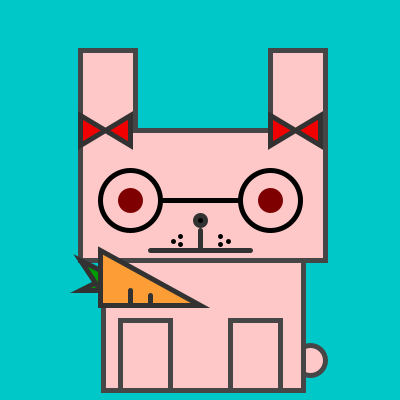
Frame 1 (no input)
Frame 60 (the mouse pressed at the canvas centre just before this capture): identical to frame 1, image omitted
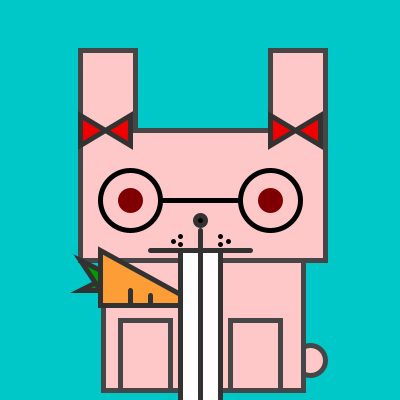
Frame 120 (the mouse held since frame 60 and released just before this capture)

The Processing sketch that drew these frames (run headless with seeded random() and noise(); from frame 60 on, the mouse is pressed at the canvas centre):

// Processing sketch: processing_92837
// ── processing_92837.pde

void setup() {
  size(400, 400);
  smooth();
  strokeWeight(5);
}
void draw() {
  background(0, 200, 200);
  stroke(70);

  fill(255, 200, 200);
  ellipse(310, 360, 30, 30);
  rect(80, 50, 55, 100);
  rect(270, 50, 55, 100);
  rect(80, 130, 245, 130);
  rect(103, 260, 200, 130);
  rect(120, 320, 50, 70);
  rect(230, 320, 50, 70);




  stroke(0);
  ellipse(130, 200, 60, 60);
  ellipse(270, 200, 60, 60);

  point(220, 236);
  point(220, 244);
  point(228, 241);

  point(180, 236);
  point(180, 244);
  point(173, 241);

  fill(127, 0, 0);
  stroke(127, 0, 0);
  ellipse(130, 200, 20, 20);
  ellipse(270, 200, 20, 20);
  stroke(0);
  line(160, 200, 237, 200);
  
  stroke(50);
  fill(253, 157, 54);
  triangle(200, 305, 100, 250, 100, 305);

  fill(0, 157, 0);
  triangle(80, 290, 100, 280, 100, 290);
  triangle(80, 260, 100, 270, 100, 290);

  fill(254, 254, 254);

  rect(180, 250, 20, mouseY);
  rect(200, 250, 20, mouseY);

  fill(0);
  stroke(50);
  ellipse(200, 220, 10, 10);

  line(150, 250, 250, 250);
  line(200, 230, 200, 250);


  line(150, 303, 150, 295);
  line(130, 303, 130, 290);
  fill(240, 0, 0);
  quad(270, 115, 320, 145, 320, 115, 270, 145);
  quad(80, 115, 130, 145, 130, 115, 80, 145);
}
